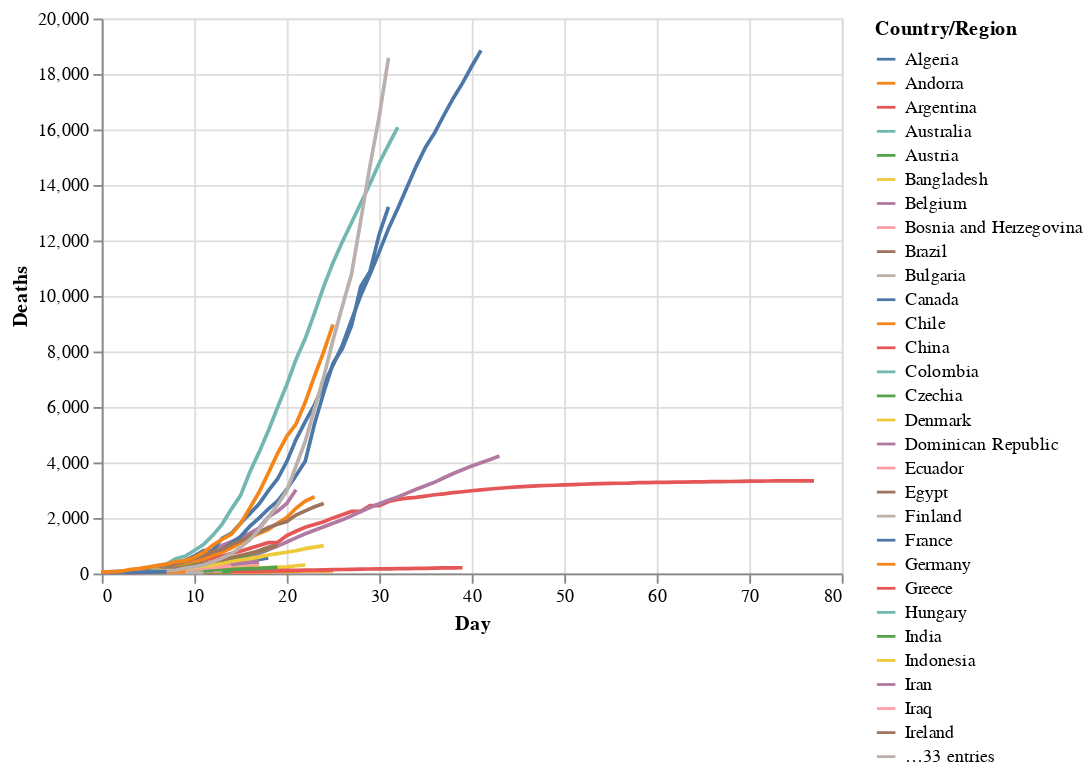

Source (notebook cell):
### Markdown cell above
Now having transformed our data, let's import Altair and get a sense of its API.

### Code cell
import altair as alt

# altair plot 
alt.Chart(deaths_long).mark_line().encode(
    x='Day',
    y='Deaths',
    color='Country/Region')

### Figure 1 — Vega-Lite specification as saved in the notebook (floating-point values rounded to 4 significant figures; data arrays with more than 128 entries replaced by an {"elided": "..."} marker saying what was removed)
{"config": {"view": {"continuousWidth": 400, "continuousHeight": 300}}, "data": {"name": "data-551dd8cc8f349dafb17080fc48cbdd24"}, "mark": "line", "encoding": {"color": {"type": "nominal", "field": "Country/Region"}, "x": {"type": "quantitative", "field": "Day"}, "y": {"type": "quantitative", "field": "Deaths"}}, "$schema": "https://vega.github.io/schema/vega-lite/v4.8.1.json", "datasets": {"data-551dd8cc8f349dafb17080fc48cbdd24": {"elided": "4960 records"}}}
